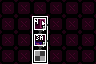

Below is a game level as drawn by its tile map, then a one-line description and the .tmx file that defines it, in full:
An orthogonal 6x4 tile map with 16x16 px tiles, 4 tile layers (Maze Shape, Room Properties, Restrictions, Minimap).

<map version="1.10" tiledversion="1.11.0" orientation="orthogonal" renderorder="right-down" width="6" height="4" tilewidth="16" tileheight="16" infinite="0" nextlayerid="5" nextobjectid="1">
 <properties>
  <property name="max_exit_rooms" type="int" value="0" />
  <property name="min_challenge_rooms" type="int" value="0" />
  <property name="min_exit_rooms" type="int" value="0" />
  <property name="min_shop_rooms" type="int" value="0" />
 </properties>
 <tileset firstgid="1" source="../LayoutTiles.tsx" />
 <layer id="1" name="Maze Shape" width="6" height="4">
  <data encoding="csv">
1,1,1,1,1,1,
1,1,2,1,1,1,
1,1,34,1,1,1,
1,1,50,1,1,1
</data>
 </layer>
 <layer id="2" name="Room Properties" width="6" height="4">
  <data encoding="csv">
5,5,5,5,5,5,
5,5,107,5,5,5,
5,5,93,5,5,5,
5,5,6,5,5,5
</data>
 </layer>
 <layer id="3" name="Restrictions" width="6" height="4">
  <data encoding="csv">
0,0,0,0,0,0,
0,0,16,0,0,0,
0,0,16,0,0,0,
0,0,0,0,0,0
</data>
 </layer>
 <layer id="4" name="Minimap" width="6" height="4">
  <data encoding="csv">
0,0,0,0,0,0,
0,0,14,0,0,0,
0,0,14,0,0,0,
0,0,14,0,0,0
</data>
 </layer>
</map>
